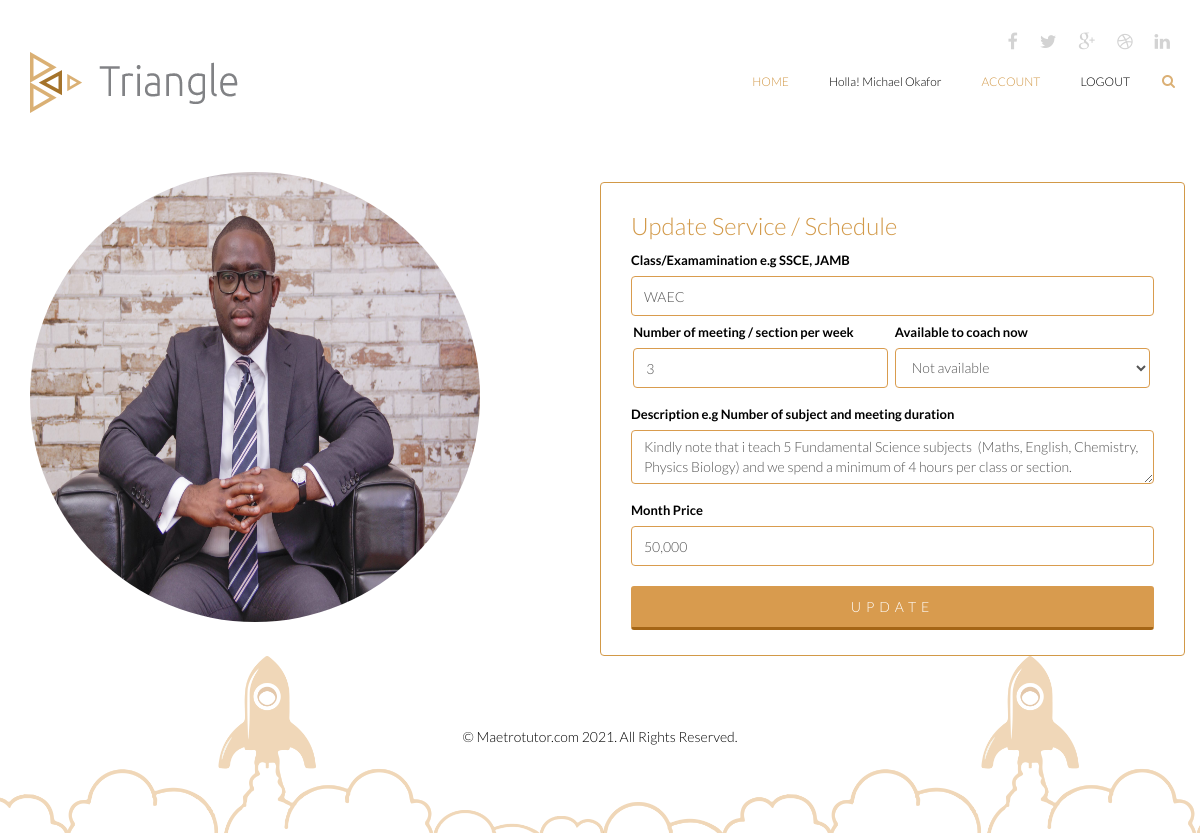
The app's page /editservice/15/update (signed in) with its own data.
### triangle/models.py (models this page shows)
class User(db.Model, UserMixin):
    id = db.Column(db.Integer, primary_key=True)
    user_id = db.Column(db.String(255), nullable=True)
    name = db.Column(db.String(255), nullable=True)
    email = db.Column(db.String(255), unique=True, nullable=True)
    password = db.Column(db.String(255), nullable=False)
    secret_key = db.Column(db.String(255), nullable=True)
    phone = db.Column(db.String(255), nullable=True)
    gender = db.Column(db.String(255), nullable=True)
    online = db.Column(db.String(255), nullable=True)
    address = db.Column(db.String(255), nullable=True)
    role = db.Column(db.String(255), nullable=True)
    city = db.Column(db.String(255), nullable=True)
    state_of_origin = db.Column(db.String(255), nullable=True)
    country = db.Column(db.String(255), nullable=True)
    created_at = db.Column(db.DateTime(), default=datetime.utcnow)
    date_of_birth =db.Column(db.String(255), nullable=True)
    image = db.Column(db.String(255), nullable=True, default='default.jpg')
    tutor_image = db.Column(db.String(255), nullable=True, default='default.jpg')
    pro_status = db.Column(db.String(255), nullable=True, default= 0)
    online_status = db.Column(db.String(255), nullable=True, default= 0)
    bio_status = db.Column(db.String(255), nullable=True, default= 0)
    guarrantor_status = db.Column(db.String(255), nullable=True, default= 0)
    skill_status = db.Column(db.String(255), nullable=True, default= 0)
    subject_status = db.Column(db.String(255), nullable=True, default= 0)
    verify_status = db.Column(db.String(255), nullable=True, default= 0)
    activated_status = db.Column(db.String(255), nullable=True, default= 0)
    active = db.Column(db.Boolean())
    confirmed_at = db.Column(db.DateTime())

class Bio(db.Model, UserMixin):
    id = db.Column(db.Integer, primary_key=True)
    user_id = db.Column(db.String(255), nullable=True)
    about = db.Column(db.String(1000), nullable=True)
    email = db.Column(db.String(255), unique=True, nullable=True)
    marital_status = db.Column(db.String(255), nullable=True)
    phone = db.Column(db.String(255), nullable=True)
    role = db.Column(db.String(255), nullable=True)
    education = db.Column(db.String(255), nullable=True)
    gender = db.Column(db.String(255), nullable=True)
    online = db.Column(db.String(255), nullable=True)
    address = db.Column(db.String(255), nullable=True)
    religion = db.Column(db.String(255), nullable=True)
    city = db.Column(db.String(255), nullable=True)
    country = db.Column(db.String(255), nullable=True)
    created_at = db.Column(db.DateTime(), default=datetime.utcnow)
    date_of_birth =db.Column(db.String(255), nullable=True)
    image = db.Column(db.String(255), nullable=True, default='default.jpg')
    tutor_image = db.Column(db.String(255), nullable=True, default='default.jpg')
    pro_status = db.Column(db.String(255), nullable=True, default= 0)
    online_status = db.Column(db.String(255), nullable=True, default= 0)
    bio_status = db.Column(db.String(255), nullable=True, default= 0)
    guarrantor_status = db.Column(db.String(255), nullable=True, default= 0)
    skill_status = db.Column(db.String(255), nullable=True, default= 0)
    subject_status = db.Column(db.String(255), nullable=True, default= 0)
    verify_status = db.Column(db.String(255), nullable=True, default= 0)
    activated_status = db.Column(db.String(255), nullable=True, default= 0)
    active = db.Column(db.Boolean())
    confirmed_at = db.Column(db.DateTime())

class Service(db.Model, UserMixin):
    id = db.Column(db.Integer, primary_key=True)
    name = db.Column(db.String(255), nullable=True)
    email = db.Column(db.String(255), nullable=True)
    meeting = db.Column(db.String(255), nullable=True)
    description = db.Column(db.String(255), nullable=True)
    available = db.Column(db.String(255), nullable=True)
    duration = db.Column(db.String(255), nullable=True)
    price = db.Column(db.String(255), nullable=True)
    week_price = db.Column(db.String(255), nullable=True)
    incase = db.Column(db.String(255), nullable=True)
    class_status = db.Column(db.String(255), nullable=True, default= 0)
    meeting_count = db.Column(db.String(255), nullable=True, default= 0)
    class_count = db.Column(db.String(255), nullable=True, default= 0)
    count = db.Column(db.String(255), nullable=True, default= 0)
    created_at = db.Column(db.DateTime(), default=datetime.utcnow)
    updated_at = db.Column(db.DateTime())
    activated_status = db.Column(db.String(255), nullable=True, default= 0)
    active = db.Column(db.Boolean())
    confirmed_at = db.Column(db.DateTime())

### triangle/routes.py (the view)
@app.route('/editservice/<int:service_id>/update',methods=['GET', 'POST'])
@login_required
def editser(service_id):
  bios = Bio.query.filter_by(email = current_user.email)
  services = Service.query.filter_by(email=current_user.email)
  service = Service.query.get(service_id)
  form = UpdateServiceForm()
  services = Service.query.filter_by(email= current_user.email)
  if form.validate_on_submit():
    service.name = form.name.data
    service.meeting = form.meeting.data
    service.available = form.available.data
    service.description = form.description.data
    service.price = form.price.data
    db.session.commit()
    flash(f'Updated Successfully !', 'success')
    return redirect (url_for('service', service_id = service.id, email = current_user.email))
  elif request.method == 'GET':
    form.name.data = service.name
    form.meeting.data = service.meeting
    form.available.data = service.available
    form.description.data = service.description
    form.price.data = service.price
  return render_template('editservice.html', title = 'Modified Successfully',  form=form, bios=bios, email = current_user.email)

### triangle/templates/editservice.html (shortened to what this page needs)
{% extends 'layout/base.html' %}
{% block content %}
    <section id="portfolio-information" class="">
        <div class="container">
            <div class="row">
            {% for bio in bios %}
                <div class="col-sm-6">
                    <img src="{{url_for('static', filename='user_uploads/' + bio.image)}}"  class="card border-1 shadow-sm" alt="" id="md-imgg">
                </div>
                {% endfor %}
                <div class="col-sm-6">
  <div id="tab-container">
                <div class="row">
                     <div class="card border-1 shadow-sm" style="border: 1px solid #d29948; padding:10px 30px; border-radius:4px; margin-top: 10px">
                        <h2 style="color:#d29948;"> Update Service / Schedule </h2>
                         <form  method="post" action=""  accept-charset="UTF-8" enctype="multipart/form-data">
                     <div class="form-group">
                            {{ form.name.label(class="form-label", style="font-size:13px; ") }}
                                {% if form.name.errors %}
                                {{ form.name(class="form-control is-invalid") }}
                                  <ul class="errors">
                                    {% for error in form.name.errors %}
                                      <li>{{ error }}</li>
                                    {% endfor %}
                                  </ul>
                                  {% else %}
                                   {{ form.name(class="form-control",  autocomplete="off", id="md-phone") }}
                            {% endif %}
                    </div>
                  <div class="col-form-label"  id="md-grid-container" style="margin-top: -10px">
                                <div class="form-group" id="md-grid-left1">
                                 {{ form.meeting.label(class="form-label", style="font-size:13px; ") }}
                                    {% if form.meeting.errors %}
                                        {{ form.meeting(class="form-control is-invalid") }}
                                          <ul class="errors">
                                            {% for error in form.meeting.errors %}
                                              <li>{{ error }}</li>
                                            {% endfor %}
                                          </ul>
                                          {% else %}
                                           {{ form.meeting(class="form-control",  autocomplete="off", id="md-meeting") }}
                                    {% endif %}
                                </div>
                                <div class="form-group" id="md-grid-right1" >
                                 {{ form.available.label(class="form-label", style="font-size:13px; ") }}
                                   {% if form.available.errors %}
                                        {{ form.available(class="form-control is-invalid") }}
                                          <ul class="errors">
                                            {% for error in form.available.errors %}
                                              <li>{{ error }}</li>
                                            {% endfor %}
                                          </ul>
                                          {% else %}
                                           {{ form.available(class="form-control",  autocomplete="off", id="md-phone") }}
                                    {% endif %}
                                </div>
                            </div>
                                <div class="form-group" >
                             {{ form.description.label(class="form-label", style="font-size:13px; ") }}
                                {% if form.description.errors %}
                                {{ form.description(class="form-control is-invalid") }}
                                  <ul class="errors">
                                    {% for error in form.description.errors %}
                                      <li>{{ error }}</li>
                                    {% endfor %}
                                  </ul>
                                  {% else %}
                                   {{ form.description(class="form-control",  autocomplete="off", id="md-phone") }}
                            {% endif %}
                                </div>
                                <div class="form-group" >
                            {{ form.price.label(class="form-label", style="font-size:13px; ") }}
                                {% if form.price.errors %}
                                {{ form.price(class="form-control is-invalid") }}
                                  <ul class="errors">
                                    {% for error in form.price.errors %}
                                      <li>{{ error }}</li>
                                    {% endfor %}
                                  </ul>
                                  {% else %}
                                   {{ form.price(class="form-control",  autocomplete="off", id="md-phone") }}
                            {% endif %}
                                </div>
                            <div class="form-group">
                                {{ form.submit(class="btn btn-submit", autocomplete="off", id="md-phone") }}
                            </div>
                        </form>
                    </div>
                </div>
            </div>
                </div>
            </div>
        </div>
    </section>
   {% endblock %}

### triangle/templates/layout/base.html (shortened to what this page needs)
<!DOCTYPE html>
<html lang="en">
<head>
         <link href="/static/css/bootstrap.min.css" rel="stylesheet">
    <link href="/static/css/font-awesome.min.css" rel="stylesheet">
    <link href="/static/css/animate.min.css" rel="stylesheet">
	<link href="/static/css/main.css" rel="stylesheet">
	<link href="/static/css/responsive.css" rel="stylesheet">
</head>
<body>
	<header id="header">
        <div class="container">
            <div class="row">
                <div class="col-sm-12 overflow">
                   <div class="social-icons pull-right">
                        <ul class="nav nav-pills">
                            <li><a href=""><i class="fa fa-facebook"></i></a></li>
                            <li><a href=""><i class="fa fa-twitter"></i></a></li>
                            <li><a href=""><i class="fa fa-google-plus"></i></a></li>
                            <li><a href=""><i class="fa fa-dribbble"></i></a></li>
                            <li><a href=""><i class="fa fa-linkedin"></i></a></li>
                        </ul>
                    </div>
                </div>
             </div>
        </div>
        <div class="navbar navbar-inverse" role="banner">
            <div class="container">
                <div class="navbar-header">
                    <a class="navbar-brand" href="{{url_for('index')}}">
                    	<h1><img src="/static/images/logo.png" alt="logo"></h1>
                    </a>
                </div>
                {% if current_user.is_authenticated:  %}
                    {% if current_user.role == 'Tutor' %}
                    <div class="collapse navbar-collapse">
                    <ul class="nav navbar-nav navbar-right">
                     <li class="active"><a href="{{url_for('home')}}">Home</a></li>
                        <li ><a href="{{url_for('home')}}" style="text-transform: capitalize;">Holla! {{current_user.name}}</a></li>
                                {% if current_user.bio_status == 0 %}
                                <li class="active"><a href="{{url_for('bio')}}">Account</a></li>
                                 {% else %}
                                <li class="active"><a href="{{url_for('profile')}}">Account</a></li>
                                {% endif %}
                        <li><a href="{{url_for('logout')}}">Logout</a></li>
                    </ul>
                 </div>
                 {% endif %}
                {% endif %}
                <div class="search">
                    <form role="form">
                        <i class="fa fa-search"></i>
                    </form>
                </div>
            </div>
        </div>
    </header>
    {% block content %}
    {% endblock %}
    <footer id="footer">
        <div class="container">
            <div class="row">
                <div class="col-sm-12">
                    <div class="copyright-text text-center">
                        <p>&copy; Maetrotutor.com 2021. All Rights Reserved.</p>
                    </div>
                </div>
            </div>
        </div>
    </footer>
</body>
</html>

### records on screen
User: name "Michael Okafor"
Bio: image (picture)
Service: name "WAEC", meeting "3", available "Not available", description "Kindly note that i teach 5 Fundamental Science subjects (Maths, English, Chemistry, Physics Biology) and we spend a minimum of 4 hours per class or section.", price "50,000"
